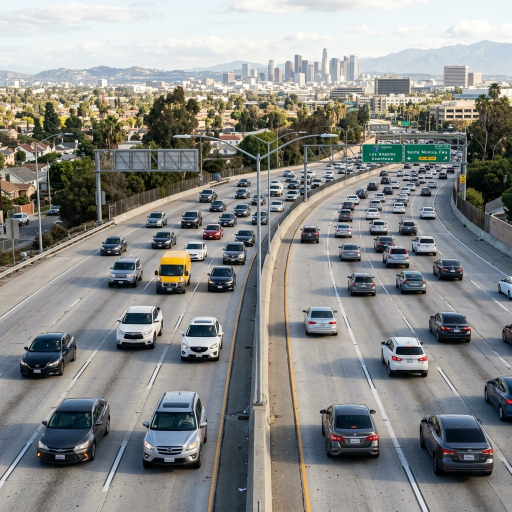
#> input picture assets/original.jpg, 1024 x 1024 px (shown at 1/2 size)
$ python -i lane_detector.py   (imports and definitions only)
#> lines starting #> are read from the running program, lines starting #| are printed output that depends on the picture; after the words box and inside, x2 and y2 are one past the last pixel; in counts of white or black regions, pixels touching at a corner belong together
#> further down, picture is the input picture: shape (1024, 1024, 3); mean B, G, R 136.2, 138.1, 137.2
### src/utils.py
import cv2
import numpy as np

# [6 lines left out: function resize_frame, not called in this run]

def region_of_interest(img: np.ndarray, vertices: np.ndarray) -> np.ndarray:
    """
    Applies an image mask.
    Only keeps the region of the image defined by the polygon
    formed from `vertices`. The rest of the image is set to black.
    """
    mask = np.zeros_like(img)
    # Define a 3 channel or 1 channel color to fill the mask with depending on the input image
    if len(img.shape) > 2:
        channel_count = img.shape[2]
        ignore_mask_color = (255,) * channel_count
    else:
        ignore_mask_color = 255

    # filling pixels inside the polygon defined by "vertices" with the fill color
    cv2.fillPoly(mask, vertices, ignore_mask_color)

    # returning the image only where mask pixels are nonzero
    masked_image = cv2.bitwise_and(img, mask)
    return masked_image

# [11 lines left out: function draw_lines, not called in this run]

### src/lane_detector.py
import cv2
import numpy as np
from src.config import *
from src.utils import region_of_interest, draw_lines

class LaneDetector:
    """Class to perform lane detection on frames."""

    def __init__(self):
        pass

    def detect(self, frame: np.ndarray) -> np.ndarray:
        """Processes a frame and returns it with lane lines drawn."""
        gray = cv2.cvtColor(frame, cv2.COLOR_BGR2GRAY)
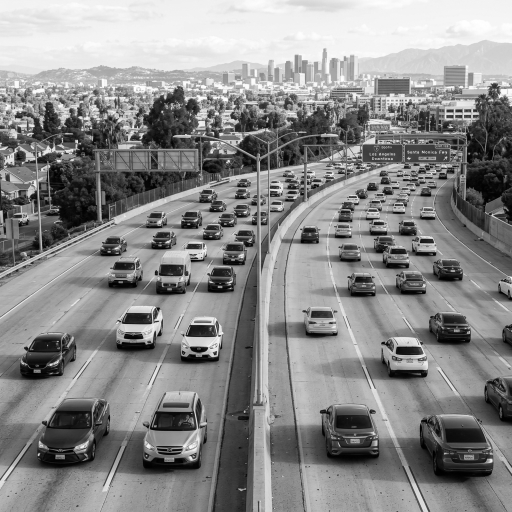
#> gray: shape (1024, 1024) (shown at 1/2 size); min 0, max 255, mean 137.6

        # Blur the image for better edge detection
        blur = cv2.GaussianBlur(gray, (5, 5), 0)

        # Canny edge detection
        edges = cv2.Canny(blur, CANNY_THRESHOLD_1, CANNY_THRESHOLD_2)
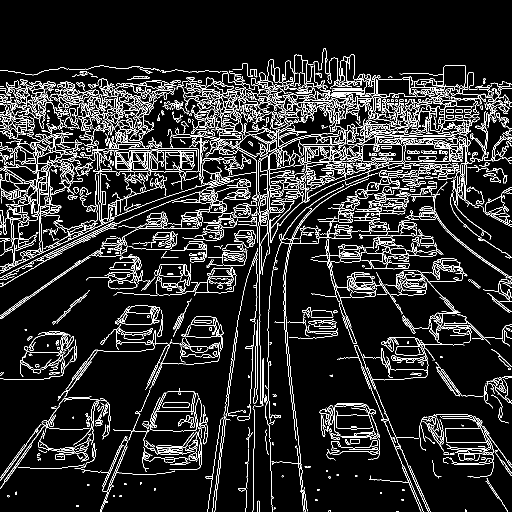
#> edges: shape (1024, 1024) (shown at 1/2 size); 10% white in thin lines or dots

        # Define region of interest (lower half of the image usually)
        height, width = edges.shape
#> height = 1024; width = 1024
        roi_vertices = np.array([[(0, height), (width / 2, height / 2 + 50), (width, height)]], dtype=np.int32)
#> roi_vertices = [[0, 1024], [512, 562], [1024, 1024]]

        masked_edges = region_of_interest(edges, roi_vertices)
#> in region_of_interest, `cv2.fillPoly(mask, vertices, ignore_mask_color)`:
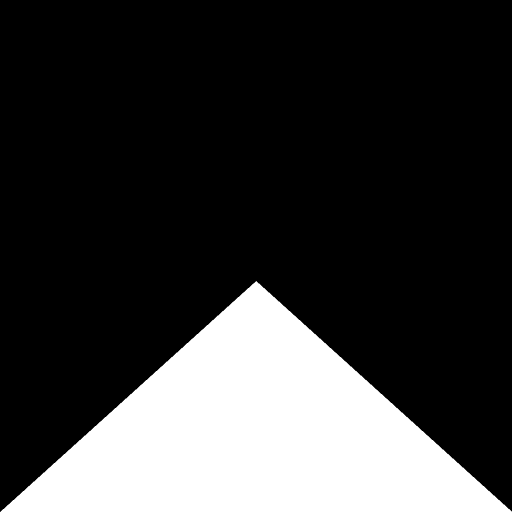
#> mask: shape (1024, 1024) (shown at 1/2 size); 22.6% white; 1 white region, box (x1, y1, x2, y2) and area: (1, 562, 1024, 1024) 236594
#> in region_of_interest, `masked_image = cv2.bitwise_and(img, mask)`:
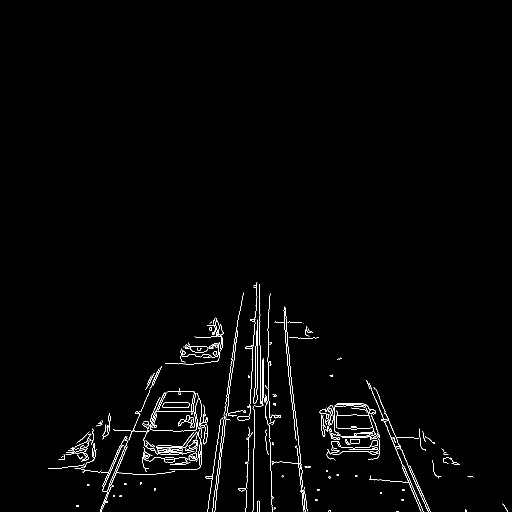
#> masked_image: shape (1024, 1024) (shown at 1/2 size); 1.3% white in thin lines or dots, all inside (x1, y1, x2, y2) = (96, 564, 1016, 1024)

        # Hough Line Transform
        lines = cv2.HoughLinesP(
            masked_edges,
            rho=HOUGH_RHO,
            theta=HOUGH_THETA,
            threshold=HOUGH_THRESHOLD,
            minLineLength=HOUGH_MIN_LINE_LENGTH,
            maxLineGap=HOUGH_MAX_LINE_GAP
        )
#> lines = 188 rows, first 6: [136, 901, 443, 901], [539, 814, 543, 1012], [376, 877, 531, 877], [567, 620, 589, 821], [424, 1022, 443, 881], [567, 644, 606, 1017]

        # Draw lines on original frame
        line_image = np.zeros_like(frame)
        if lines is not None:
            for x1, y1, x2, y2 in lines.reshape(-1, 4):
                cv2.line(line_image, (x1, y1), (x2, y2), (255, 0, 0), 5) # Blue lines
#> this loop made 188 passes
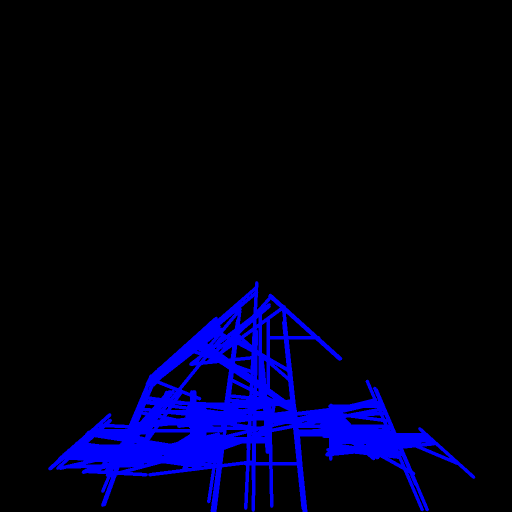
#> line_image: shape (1024, 1024, 3) (shown at 1/2 size); mean of channels 0, 1, 2 24.9, 0, 0; drawn as B, G, R

        # Combine the line image with original frame
        combined = cv2.addWeighted(frame, 0.8, line_image, 1.0, 0.0)
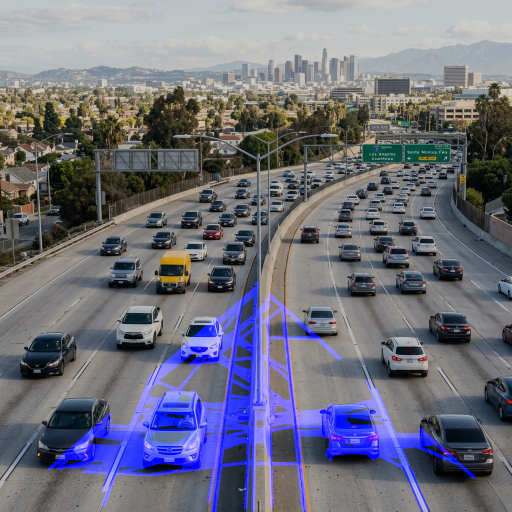
#> combined: shape (1024, 1024, 3) (shown at 1/2 size); mean B, G, R 125.1, 110.5, 109.7
        return combined

>>> import cv2
>>> picture = cv2.imread('../assets/original.jpg')
>>> result = LaneDetector().detect(picture)
